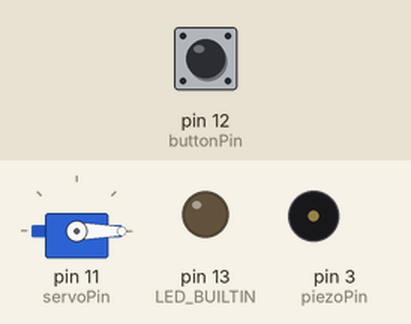
Recording of a sketch running on a simulated Arduino Uno, built for the host (arithmetic inside an expression is 32-bit, double 64-bit). Parts: servo, output pins drawn as LEDs (lit = HIGH), buzzer (waves = sounding). The test bench sets the inputs (shaded band); at power-on: pin 12 (buttonPin) LOW. EEPROM starts erased; what the sketch prints to the serial monitor is not drawn.

Above: at 3.6 s.
3.7 s: pin 12 (buttonPin) pulled HIGH for 3.2 s
At 9.3 s:
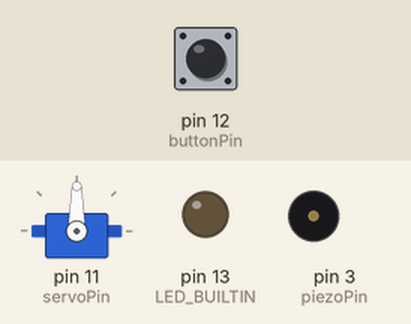
9.9 s: pin 12 (buttonPin) pulled HIGH for 0.15 s
At 11.5 s:
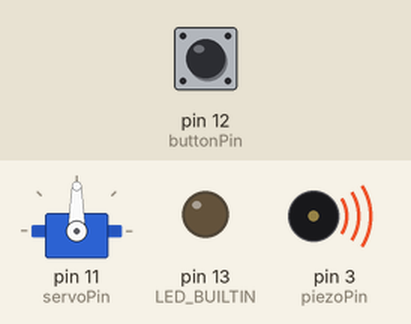
13.0 s: pin 12 (buttonPin) pulled HIGH for 1 s
At 13.8 s:
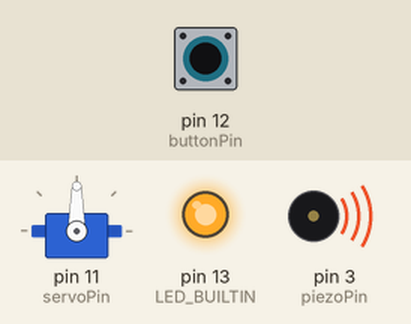
17.0 s: pin 12 (buttonPin) driven HIGH
At 17.5 s:
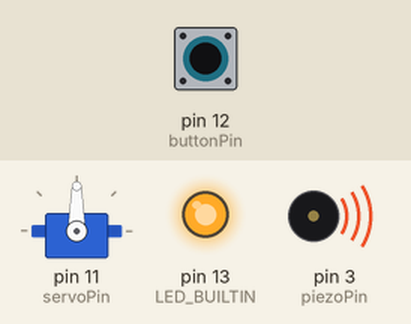
20.0 s: pin 12 (buttonPin) driven LOW
At 23.4 s:
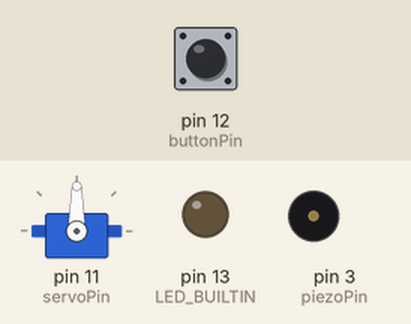
Timing chart, 0 to 24.0 s (numbered marks = the images above; inputs shaded):
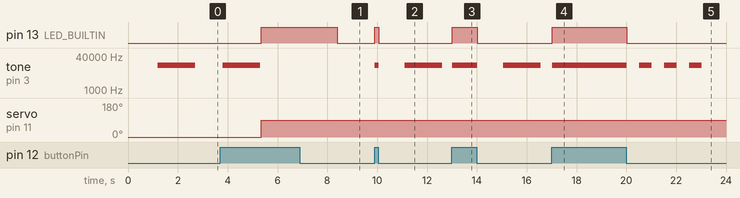

Measured:
- after the input at 3.7 s, pin 13 (LED_BUILTIN): LOW → HIGH after 1.7 s, → LOW 3.1 s later; servo on pin 11 (servoPin): 0° → 90° after 1.7 s
- after the input at 9.9 s, pin 13 (LED_BUILTIN): LOW → HIGH at once, → LOW 0.15 s later; tone on pin 3 (piezoPin): silent → 15000 Hz at once, → silent 0.15 s later, → 15000 Hz 1.1 s later, → silent 1.5 s later
- after the input at 13.0 s, pin 13 (LED_BUILTIN): LOW → HIGH at once, → LOW 1.0 s later; tone on pin 3 (piezoPin): silent → 15000 Hz at once, → silent 1.0 s later, → 15000 Hz 1.1 s later, → silent 1.5 s later
- after the input at 17.0 s, pin 13 (LED_BUILTIN): LOW → HIGH at once; tone on pin 3 (piezoPin): silent → 15000 Hz at once
- after the input at 20.0 s, pin 13 (LED_BUILTIN): HIGH → LOW at once; tone on pin 3 (piezoPin): alternates 15000 Hz for 0.50 s and silent for 0.50 s, starting at once

The sketch:

MagicBox.ino
```cpp
#include <Servo.h>
#include <EEPROM.h>

const byte piezoPin = 3;                        // пин пищалки
const byte buttonPin = 12;                      // пин кнопки
const byte servoPin = 11;                       // пин сервы
const byte delayInMs = 50;                      // задержка между итерациями основного цикла
const unsigned int frequencyGz = 15000;         // частота звучания пищалки
const unsigned int preCodeTime = 3000;          // длительность нажатия кнопки в мс для включения режима записи мелодии
const unsigned int preCodeTolerancePercent = 20;// точность длительности нажатия кнопки для включения режима записи
const unsigned int melodyDurationInMs = 10000;  // время записи мелодии
const byte durationsQuantity = 50;              // наибольшее число пауз и нажатий в мелодии
const byte musicTolerancePercent = 50;          // погрешность воспроизведения интервалов мелодии, в %
const unsigned int signalizeDelayInMs = 500;    // длительность тактов при сигнализировании начала записи мелодии
const byte recordingStart[] = {0, 1, 0, 1, 0 , 1, 2};  // последовательность тактов сигнала при начале записи, 2 - окончание массива
// const byte success[] = {0, 1, 0, 1, 0, 1, 2};   // последовательность тактов сигнала при верном повторении
const byte failure[] = {0, 1, 1, 1, 2};         // последовательность тактов сигнала при неверном повторении
const byte openDegree = 0;                      // градусов сервы при открытии
const byte closeDegree = 90;                    // градусов сервы при закрывании
const bool enableComments = true;               // включение комментариев для отладки

Servo servo;

int downThreshold;                  // верхняя граница допустимой длительности нажатия кнопки для включения режима записи в мс
int upThreshold;                    // нижняя граница допустимой длительности нажатия кнопки для включения режима записи в мс
int counter = -1;                   // счётчик длительности паузы/нажатия
byte durations[durationsQuantity];  // массив длительностей нажатий/пауз мелодии
byte notes[durationsQuantity];      // воспроизведённая мелодия
byte currentDuration = 0;           // индекс текущей длительности в массиве длительностей

bool clicking = false;    // есть ли нажатие на данной итерации
bool prevClick = false;   // было ли нажатие на предыдущей итерации
bool preCode = false;     // старт вычисления первого нажатия
bool writeMelody = false; // идёт ли запись/прослушивание мелодии
bool listenMelody = false;// идёт ли прослушивание мелодии
bool isSuccess = false;   // успешна ли попытка открывания
bool isOpen = true;       // открыта ли шкатулка

int melodyDurationInCount = -1; // счётчик количества итераций записи мелодии
int preCodeCounter = 1;         // счётчик количества итераций нажатия для включения режима записи
int melodyLengthInCount;        // количество тактов для записи мелодии

void setup() {
    if (enableComments)
        Serial.begin(9600);
    pinMode(LED_BUILTIN, OUTPUT);
    pinMode(buttonPin, INPUT);
    pinMode(piezoPin, OUTPUT);
    servo.attach(servoPin);
    servo.write(openDegree);

    downThreshold = (preCodeTime - preCodeTime / 100 * preCodeTolerancePercent) / delayInMs;
    upThreshold = (preCodeTime + preCodeTime / 100 * preCodeTolerancePercent) / delayInMs;
    melodyLengthInCount = melodyDurationInMs / delayInMs;

    for(int i = 0; i <= 255; i++){
        if (EEPROM.read(i) == 0)
            break;
        durations[i] = EEPROM.read(i);
    }
}

void loop() {
    clicking = digitalRead(buttonPin);
    digitalWrite(LED_BUILTIN, clicking);

    if (clicking){                            // если есть нажатие, то обрабатываем его
        tone(piezoPin, frequencyGz);

        if (!isOpen){
            if (writeMelody){                                                   // если идёт запись мелодии или прослушивание
                counter++;
                if ((counter != 0) && !prevClick){                              // если идёт счётчик и первый такт нажатия кнопки,
                    if (listenMelody)                                             // то записываем паузу в массив нужный
                        notes[currentDuration] = counter;
                    else
                        durations[currentDuration] = counter;
                    currentDuration++;
                    counter = 0;
                }
                melodyDurationInCount++;
                if (melodyDurationInCount >= melodyLengthInCount){    // если количество тактов мелодии превысило необходимое количество тактов,
                    if (listenMelody){                                  // то печатаем получившийся массив и повторяем мелодию
                        WriteComment(enableComments, "Прослушивание окончено.");
                        isSuccess = ComparisonArrays(durations, notes);
                        if (!isSuccess)
                            Signalize(piezoPin, frequencyGz, failure, signalizeDelayInMs);
                    }
                    else {
                        WriteComment(enableComments, "Запись мелодии окончена.");
                        ReplayMelody(durations, delayInMs);
                    }
                    currentDuration = 0;
                    counter = -1;
                    writeMelody = false;
                    listenMelody = false;
                }
            }
            else{
                if (!preCode)                           // начинаем обсчитывать первое нажатие, если его не было
                    preCode = true;
                else{                                   // начинается обработка длинного первого нажатия
                    if (prevClick){                     // если продолжается нажатие, то идёт подсчёт тактов с нажатием
                        preCodeCounter++;
                        if ((preCodeCounter * delayInMs) % 1000 == 0)
                            WriteComment(enableComments, "Секундa");
                    }
                }
            }
        }
        else{
            noTone(piezoPin);
            servo.write(closeDegree);
            delay(3000);
        }
        if (!prevClick && isOpen){
            isOpen = false;
            WriteComment(enableComments, "Закрылась");
        }
    }
    else{
        noTone(piezoPin);
        if (writeMelody){                                                     // если идёт запись/прослушивание мелодии
            if (counter != -1){                                               // если не самое начало слушания мелодии
                counter++;
                if (prevClick){                                               // если кнопка только что отжата, то запись в массив
                    if (listenMelody)
                        notes[currentDuration] = counter;
                    else
                        durations[currentDuration] = counter;
                    currentDuration++;
                    counter = 0;
                }
            }

            melodyDurationInCount++;
            if (melodyDurationInCount >= melodyLengthInCount){        // если конец мелодии, то конец
                if (listenMelody){
                    WriteComment(enableComments, "Прослушивание окончено.");
                    isSuccess = ComparisonArrays(durations, notes);
                    if (isSuccess){
                          servo.write(openDegree);
                          isOpen = true;
                    }
                    else
                        Signalize(piezoPin, frequencyGz, failure, signalizeDelayInMs);
                }
                else {
                    WriteComment(enableComments, "Запись мелодии окончена.");
                    for(int i = 0; i <= 255; i++){
                        EEPROM.write(i, durations[i]);
                        if (durations[i] == 0)
                            break;
                    }
                    ReplayMelody(durations, delayInMs);
                }
                currentDuration = 0;
                counter = -1;
                writeMelody = false;
                listenMelody = false;
            }
        }
        else{
            if (preCode){                           // если первое нажатие закончено, то обсчитываем его
                writeMelody = true;
                melodyDurationInCount = 0;
                if ((preCodeCounter >= downThreshold) && (preCodeCounter <= upThreshold)){
                    WriteComment(enableComments, "Пошла запись мелодии!");
                    Signalize(piezoPin, frequencyGz, recordingStart, signalizeDelayInMs);
                    ResetArray(durations);
                }
                else{
                    ResetArray(notes);
                    WriteComment(enableComments, "Пошло слушание мелодии.");
                    listenMelody = true;
                    notes[0] = preCodeCounter;
                    currentDuration = 1;
                    counter = 0;
                }
            }
            preCodeCounter = 0;
            preCode = false;
        }
    }

    prevClick = clicking;
    delay(delayInMs);
}

void WriteComment(bool enable, String comments){
    if (enable)
        Serial.println(comments);
}

void Signalize(byte piezoPin, int freq, byte melody[], int delayInMs){
    int i = 0;
    while(melody[i] != 2){
        if (melody[i] == 0)
            noTone(piezoPin);
        else
            tone(piezoPin, freq);
        i++;
        delay(delayInMs);
    };
    noTone(piezoPin);
}

bool ComparisonArrays(byte first[], byte second[]){
    if (enableComments){
        Serial.print("Началось сравнение массивов. ");
        Serial.print("Допустимое отклонение каждой длительности - ");
        Serial.print(musicTolerancePercent);
        Serial.println("%.");
    }
    PrintArray(durations);
    PrintArray(notes);
    byte i = 0;
    int tolerance;
    int delta;
    int ostatok;
    while (!((first[i] == 0) || (second[i] == 0))){
        ostatok = first[i] % 2;
        tolerance = first[i] * musicTolerancePercent / 100 + ostatok;
        delta = first[i] - second[i];
        if (enableComments){
            Serial.print(delta);
            Serial.print(" ");
        }
        if (abs(delta) > tolerance){
            if (enableComments){
                Serial.println();
                Serial.println("Превышен допустимый порог.");
            }
            return false;
        }
        i++;
    }
    if (first[i] != second[i]){
        if (enableComments){
            Serial.println();
            Serial.println("Мелодии разной длины.");
        }
        return false;
    }
    if (enableComments)
        Serial.println("Массивы похожи.");
    return true;
}

void ResetArray(byte arr[durationsQuantity]){
    for (int i = 0; i < durationsQuantity; i++){
        arr[i] = 0;
    }
}

void PrintArray(byte arr[durationsQuantity]){
    if (!enableComments)
        return;
    for (int i = 0; i < 50; i++){
        Serial.print(arr[i]) ;
        Serial.print(" ");
    }
    Serial.println();
}

void ReplayMelody(byte arr[durationsQuantity], byte delayMs){
    bool clickButton = true;
    int j = 0;
    for (int i = 0; i < 50; i++){
        if (arr[i] == 0)
            return;
        if (clickButton)
            tone(piezoPin, frequencyGz);
        else
            noTone(piezoPin);
        while (j < arr[i]){
            delay(delayMs);
            j++;
        }
        clickButton = !clickButton;
        j = 0;
    }
}
```
